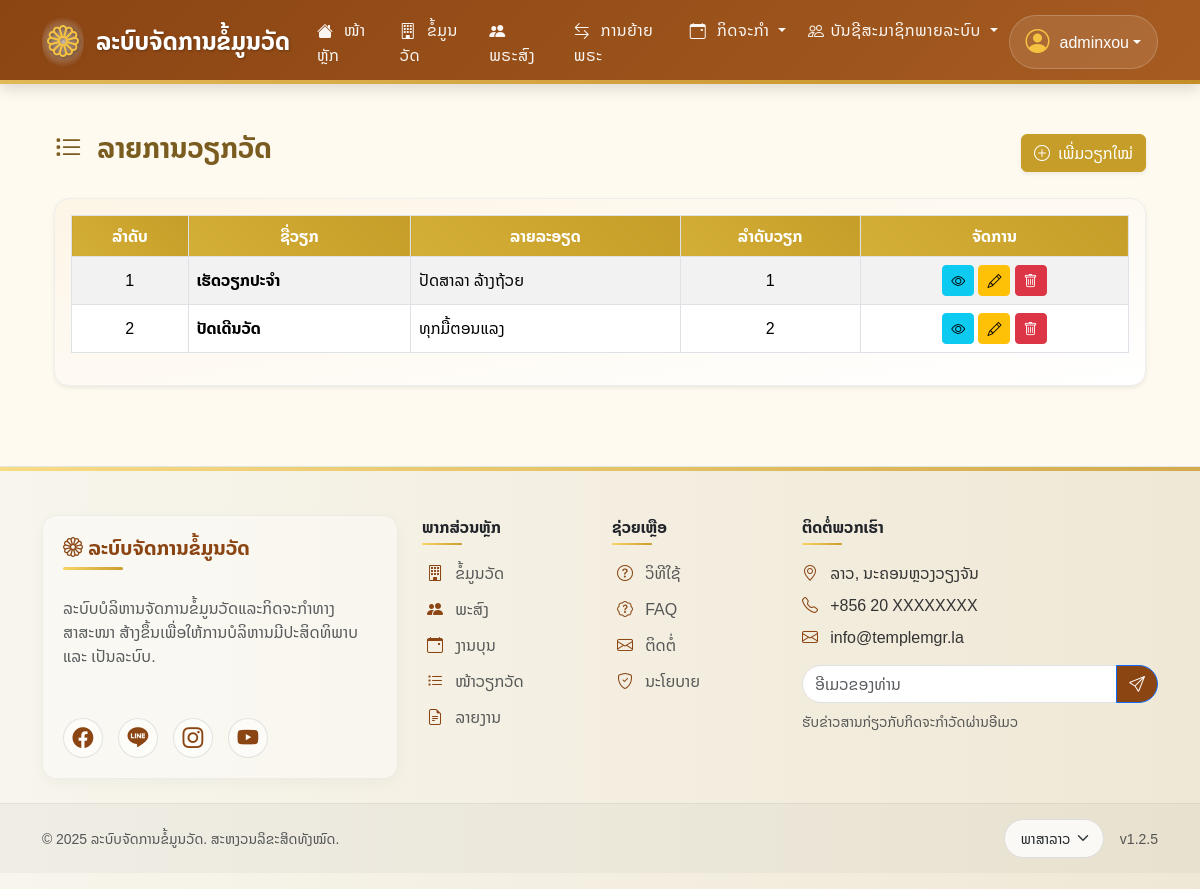
Page /monk_work/work_list.php (signed in) on the committed database.
### tables this page shows
CREATE TABLE `monk_work` (
  `work_id` int(11) NOT NULL,
  `work_name` varchar(255) NOT NULL,
  `work_description` text DEFAULT NULL,
  `work_order` int(11) DEFAULT 0,
  `created_at` timestamp NULL DEFAULT current_timestamp(),
  `updated_at` timestamp NULL DEFAULT current_timestamp() ON UPDATE current_timestamp()
);

### monk_work/work_list.php (the view, shortened to what this page needs)
<?php
include '../includes/header.php';
$sql = "SELECT * FROM monk_work ORDER BY work_order ASC";
$stmt = $conn->query($sql);
$works = $stmt->fetch_all(MYSQLI_ASSOC);
?>
<div class="container mt-4 mb-5">
  <div class="d-flex justify-content-between align-items-center mb-4">
    <h3 class="text-brown fw-bold"><i class="bi bi-list-task me-2"></i> ລາຍການວຽກວັດ</h3>
    <a href="work_add.php" class="btn btn-success shadow-sm">
      <i class="bi bi-plus-circle me-1"></i> ເພີ່ມວຽກໃໝ່
    </a>
  </div>
  <div class="card shadow-sm">
    <div class="card-body table-responsive">
      <table class="table table-bordered table-hover table-striped text-center align-middle">
        <thead>
          <tr>
            <th>ລຳດັບ</th>
            <th>ຊື່ວຽກ</th>
            <th>ລາຍລະອຽດ</th>
            <th>ລຳດັບວຽກ</th>
            <th>ຈັດການ</th>
          </tr>
        </thead>
        <tbody>
          <?php if ($works): ?>
            <?php foreach ($works as $i => $work): ?>
              <tr>
                <td><?= $i + 1 ?></td>
                <td class="text-start fw-bold"><?= htmlspecialchars($work['work_name']) ?></td>
                <td class="text-start"><?= nl2br(htmlspecialchars($work['work_description'] ?? '')) ?></td>
                <td><?= $work['work_order'] ?></td>
                <td>
                  <a href="work_detail.php?id=<?= $work['work_id'] ?>" class="btn btn-info btn-sm" title="ລາຍລະອຽດ">
                    <i class="bi bi-eye"></i>
                  </a>
                  <a href="work_edit.php?id=<?= $work['work_id'] ?>" class="btn btn-warning btn-sm" title="ແກ້ໄຂ">
                    <i class="bi bi-pencil"></i>
                  </a>
                  <button class="btn btn-danger btn-sm" onclick="confirmDelete(<?= $work['work_id'] ?>)" title="ລົບ">
                    <i class="bi bi-trash"></i>
                  </button>
                </td>
              </tr>
            <?php endforeach; ?>
          <?php else: ?>
            <tr><td colspan="5">ບໍ່ພົບຂໍ້ມູນ</td></tr>
          <?php endif; ?>
        </tbody>
      </table>
    </div>
  </div>
</div>
<?php include '../includes/footer.php'; ?>

### includes/header.php (style rules this page uses)
:root { --primary-color: #8b4513; --primary-dark: #6a340f; --primary-light: #a65c21; --secondary-color: #f5c242; --secondary-dark: #e0af30; --accent-color: #ffc107; --background-color: #fffaf0; --text-color: #333; --header-height: 75px; --gold-gradient: linear-gradient(135deg, #f8d568, #cb9b29); --wood-gradient: linear-gradient(135deg,rgb(139, 69, 19), #a65c21); }
body { font-family: 'Noto Sans Lao', sans-serif; background-color: var(--background-color); color: var(--text-color); overflow-x: hidden; }

### monk_work/work_list.php (style rules this page uses)
.text-brown { color: #7a5c20; }
.btn-success { background-color: #c59d28; border-color: #c59d28; }
.card { border-radius: 15px; background: linear-gradient(to bottom right, #fdf5e6, #fff); border: 1px solid #eee; }
.table th { background: linear-gradient(45deg, #d4af37, #c59d28); color: white; }

### rows in the picture
monk_work: work_name "ເຮັດວຽກປະຈຳ", work_description "ປັດສາລາ ລ້າງຖ້ວຍ", work_order "1"
monk_work: work_name "ປັດເດີນວັດ", work_description "ທຸກມື້ຕອນແລງ", work_order "2"

### other values in the picture
$userName "adminxou"
